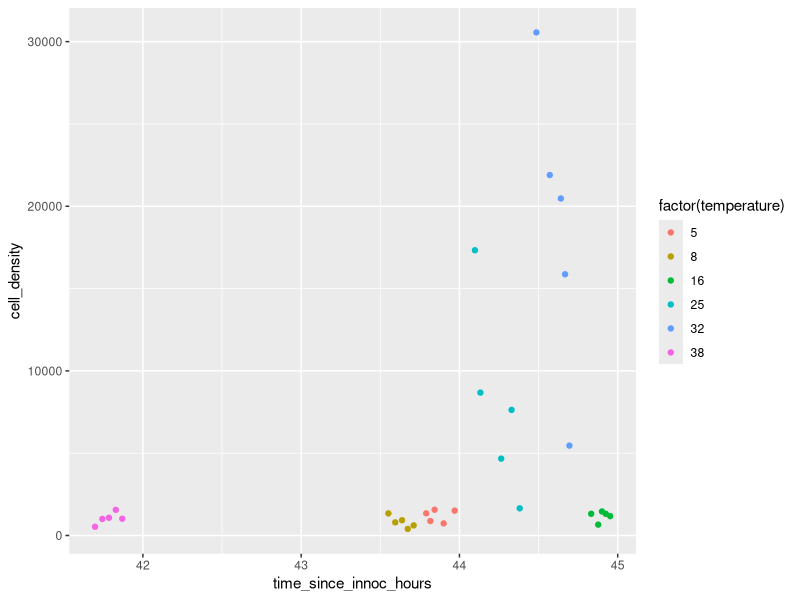

This figure's R source:
#### plotting the J-TEMP data

library(tidyverse)

jtemp <- read_csv("data-processed/Jtemp_all.csv")

jtemp %>%
	group_by(temperature) %>% 
	ggplot(aes(x = time_since_innoc_hours, y = cell_density, color = factor(temperature))) + geom_point()
